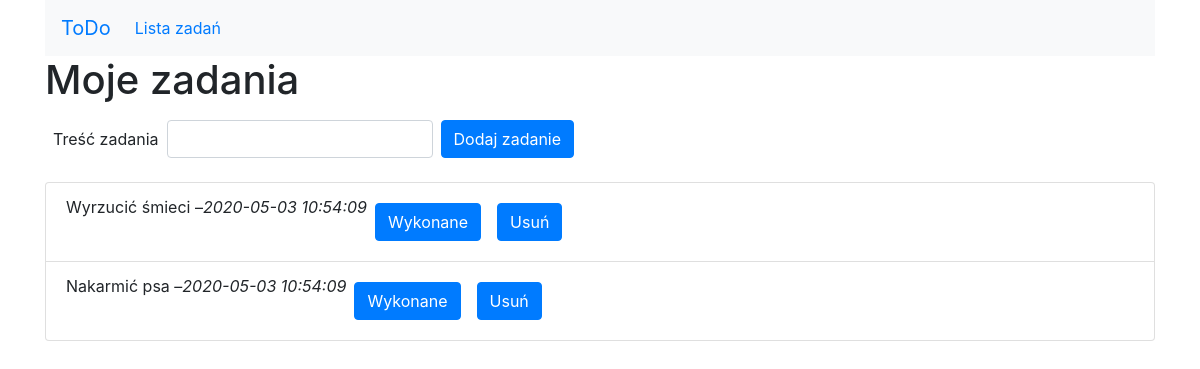
The app's page /zadania, older data.
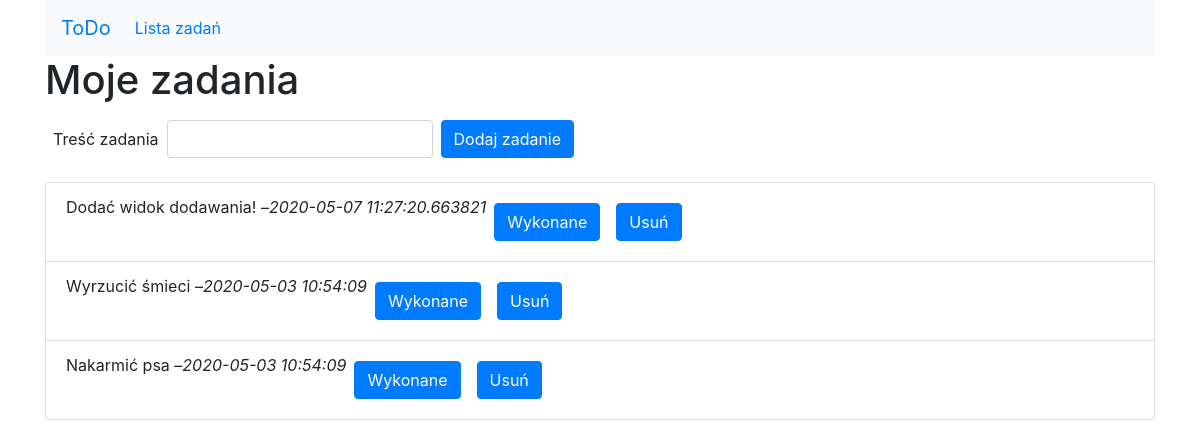
The same page, newer data.
### tables this page shows
CREATE TABLE zadania (
    id integer primary key autoincrement, -- unikalny indentyfikator
    zadanie text not null, -- opis zadania do wykonania
    zrobione boolean not null, -- informacja czy zadania zostalo juz wykonane
    data_pub datetime not null -- data dodania zadania
);

### todo.py (the view, shortened to what this page needs)
@app.route('/zadania', methods=['GET', 'POST'])
def zadania():
    error = None
    db = get_db()
    kursor = db.execute('SELECT * FROM zadania ORDER BY data_pub DESC;')
    zadania = kursor.fetchall()
    return render_template('zadania_lista.html', zadania=zadania)

### todo.py (called while the page is built)
def get_db():
    if not g.get('db'):  # jeżeli brak połączenia, to je tworzymy
        con = sqlite3.connect(app.config['DATABASE'])
        con.row_factory = sqlite3.Row
        g.db = con  # zapisujemy połączenie w kontekście aplikacji
    return g.db  # zwracamy połączenie z bazą

### templates/zadania_lista.html (shortened to what this page needs)
{% extends "szkielet.html" %}
{% block h1 %}Moje zadania{% endblock %}
{% block tresc %}
    <form class="add-form" method="POST" action="{{ url_for('zadania') }}">
      <div class="form-group form-inline">
        <label for="zadanie" class="p-2">Treść zadania</label>
        <input id="zadanie" name="zadanie" required value="" class="form-control p-2">
        <button type="submit" class="btn btn-primary m-2">Dodaj zadanie</button>
      </div>
    </form>
    <ol class="list-group">
      {% for zadanie in zadania %}
        <li class="list-group-item">
          <div class="d-flex flex-row">
          {% if zadanie.zrobione %}
            <span class="done p-2">{{ zadanie.zadanie }} – <em>{{ zadanie.data_pub }}</em></span>
          {% else %}
            {{ zadanie.zadanie }} – <em>{{ zadanie.data_pub }}</em>
          {% endif %}
          {% if not zadanie.zrobione %}
            <form method="POST" action="{{ url_for('zrobione') }}" class="p-2">
              <button type="submit" class="btn btn-primary">Wykonane</button>
            </form>
          {% endif %}
            <form method="POST" action="{{ url_for('zrobione') }}" class="p-2">
              <button type="submit" class="btn btn-primary">Usuń</button>
            </form>
          </div>
        </li>
      {% endfor %}
    </ol>
{% endblock %}

Row changes from the older to the newer data that the page shows:
added zadania: zadanie "Dodać widok dodawania!", data_pub "2020-05-07 11:27:20.663821"
